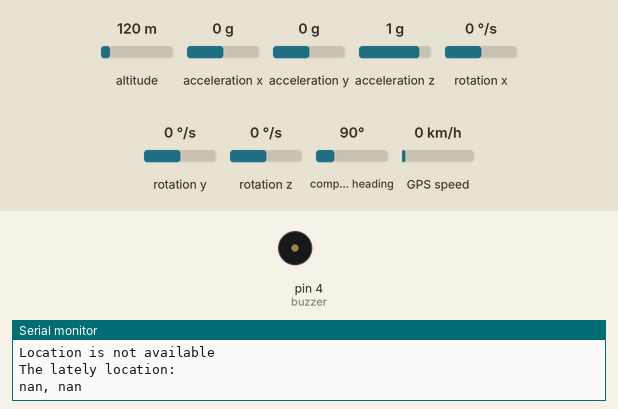
This sketch was run on a simulated Arduino Uno, built with avr-gcc and run on an emulated ATmega328P. On the bench: buzzer (waves = sounding, pin HIGH), the last lines printed to the serial monitor. The test bench sets the inputs (shaded band); at power-on: rotation x 0 °/s, acceleration y 0 g, altitude 120 m, acceleration x 0 g, acceleration z 1 g, rotation y 0 °/s, rotation z 0 °/s, compass heading 90°, GPS speed 0 km/h. EEPROM starts erased; the GPS gets a fix after 3 s at 37.7749, -122.4194 with 8 satellites; the modem accepts every AT command (registered, SIM ready, sends succeed) and sends nothing else.

Above: at 1.2 s.
1.3 s: rotation x set to -192 °/s
4.1 s: acceleration y set to -1.4 g
At 13.9 s:
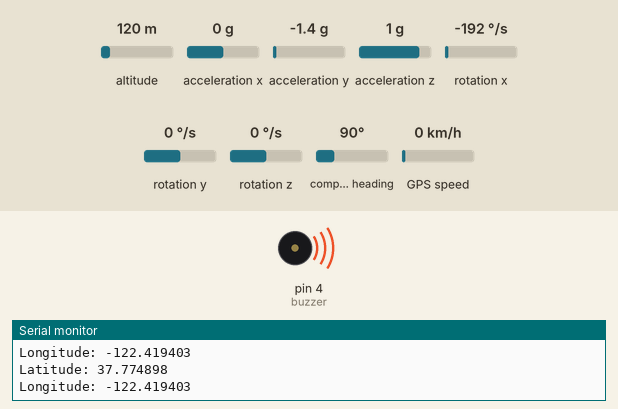
Timing chart, 0 to 15.8 s (numbered marks = the images above; inputs shaded):
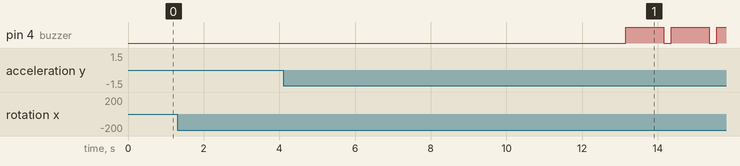

Measured:
- after the input at 4.1 s, pin 4 (buzzer): alternates HIGH for 1.0 s and LOW for 0.20 s, starting after 9.1 s

The sketch:

fall_detection.ino
```cpp
#include <Wire.h>
#include <MPU6050.h>
#include <TinyGPS++.h>
#include <SoftwareSerial.h>
#include <EEPROM.h>

#define buzzer 4

#define RXPin 3
#define TXPin 2

TinyGPSPlus gps;
SoftwareSerial SerialGPS(RXPin, TXPin);
SoftwareSerial SerialGSM(6,7);

void getGPS();
void updateGPS();
void sendsms();
float lat, lon;
int addr_lat = 0;
int addr_lon = 512;

MPU6050 mpu;

const double pi = 3.14159265;
int16_t Accel_X_RAW, Accel_Y_RAW, Accel_Z_RAW, Gyro_X_RAW, Gyro_Y_RAW, Gyro_Z_RAW;
double Ax,Ay,Az;
double Gx,Gy,Gz;
double Asum, Gsum;
double angle_x, angle_y;
boolean check1=false, check2=false, check3 = false, check4 = false;
byte timer = 0, timer1 = 0;


void setup(){
 pinMode(buzzer, OUTPUT);
 Wire.begin();
 SerialGSM.begin(9600);
 Serial.begin(9600);
 SerialGPS.begin(9600);
 mpu.initialize();
}

void loop(){

      updateGPS();

      mpu.getMotion6(&Accel_X_RAW, &Accel_Y_RAW, &Accel_Z_RAW, &Gyro_X_RAW, &Gyro_Y_RAW, &Gyro_Z_RAW);

      Gx = Gyro_X_RAW/131.0;
      Gy = Gyro_Y_RAW/131.0;
      Gz = Gyro_Z_RAW/131.0;

      Gsum = sqrt(pow(Gx,2) + pow(Gy,2) + pow(Gz,2));

      if (check3==true || check4==true){
            getGPS();
            sendsms();
            for (int i=0; i <=3; i++) {
               digitalWrite(buzzer, HIGH);
               delay(1000);
               digitalWrite(buzzer, LOW);
               delay(200);
            }
            delay(1000);
            Serial.println("Message Sent!");
            check3=false;
            check4=false;
        }


     if (timer >= 11){
       Ax = Accel_X_RAW/16384.0;
       Ay = Accel_Y_RAW/16384.0;
       Az = Accel_Z_RAW/16384.0;
       angle_x = atan(Ay/(sqrt(pow(Ax,2) + pow(Az,2)))) * 180 / pi;
       if (abs(angle_x) > 60 || abs(Ay) >= 0.7){
            check2=true;
            Serial.println("Accident");
            Serial.println(Gsum);
            check1=false;
            timer = 0;
           }
         else {
            timer=0;
            check1=false;
            Serial.println("No fall");
         }
       }
      if (timer1 >= 31){
          Ax = Accel_X_RAW/16384.0;
          Ay = Accel_Y_RAW/16384.0;
          Az = Accel_Z_RAW/16384.0;

          angle_x = atan(Ay/(sqrt(pow(Ax,2) + pow(Az,2)))) * 180 / pi;
          if (abs(angle_x) > 60 || abs(Ay) >= 0.7){
              check4=true;
              Serial.println("Accident");
              check2=false;
              timer1 = 0;
           }
           else{
              timer1 = 0;
              check2 = false;
              Serial.println("No fall");
           }
       }

     if (check1==true){
         timer++;
     }

     if (check2==true){
         timer1++;
     }

     if (Gsum >= 73 && check1==false){
           check1=true;
           Serial.println("Angular velocty exceeds");
     }
     else if (Gsum > 0 && Gsum <73){
           check2=true;
           Serial.println("Maybe Fall");
     }
     delay(100);

}

void sendsms(){
   getGPS();
   SerialGSM.println("AT+CMGF=1");
   delay(500);

   SerialGSM.print("AT+CMGS=\"+84968480461\"\r");
   delay(500);

   SerialGSM.println("Alerting! Mr. Trung is having an accident. The location is:");
   SerialGSM.print("http://maps.google.com/?q=loc:");
   SerialGSM.print(lat, 6);
   SerialGSM.print(",");
   SerialGSM.println(lon, 6);
   delay(300);
   SerialGSM.write(byte(26));
   delay(1000);
}

void updateGPS(){
  while (SerialGPS.available() > 0)
    if (gps.encode(SerialGPS.read()))
      getGPS();
}

void getGPS(){
  if (gps.location.isValid())
  {
    lat = gps.location.lat();
    lon = gps.location.lng();
    Serial.print("Latitude: ");
    Serial.println(gps.location.lat(), 6);
    Serial.print("Longitude: ");
    Serial.println(gps.location.lng(), 6);
    if (lat != 0.00 & lon != 0.00){
      EEPROM.put(addr_lat, lat);
      delay(100);
      EEPROM.put(addr_lon, lon);
      delay(100);
    }
  }
  else
  {
    Serial.println("Location is not available");
    //Update the latest location
    EEPROM.get( addr_lat, lat );
    EEPROM.get( addr_lon, lon );
    Serial.println("The lately location: ");
    Serial.print(lat, 6);
    Serial.print(", ");
    Serial.println(lon, 6);
  }
  Serial.println();
}
```
